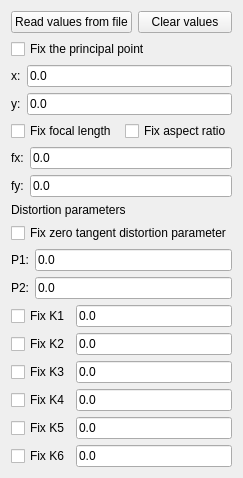
                        <widget class="QWidget" name="_inspectIntrinsicCamera2Tab">
                         <attribute name="title">
                          <string>Camera #2</string>
                         </attribute>
                         <layout class="QVBoxLayout" name="verticalLayout_11">
                          <item>
                           <layout class="QHBoxLayout" name="horizontalLayout_18">
                            <item>
                             <widget class="QPushButton" name="_intrinsicReadFromFileBtnR">
                              <property name="text">
                               <string>Read values from file</string>
                              </property>
                             </widget>
                            </item>
                            <item>
                             <widget class="QPushButton" name="_intrinsicClearValsBtnR">
                              <property name="text">
                               <string>Clear values</string>
                              </property>
                             </widget>
                            </item>
                           </layout>
                          </item>
                          <item>
                           <widget class="QCheckBox" name="_fixPrincipalPoint_CB_CR">
                            <property name="text">
                             <string>Fix the principal point</string>
                            </property>
                           </widget>
                          </item>
                          <item>
                           <layout class="QHBoxLayout" name="horizontalLayout_21">
                            <item>
                             <widget class="QLabel" name="label_14">
                              <property name="text">
                               <string>x:</string>
                              </property>
                             </widget>
                            </item>
                            <item>
                             <widget class="QLineEdit" name="_fixPrincipalPoint_VALx_CR">
                              <property name="text">
                               <string>0.0</string>
                              </property>
                             </widget>
                            </item>
                           </layout>
                          </item>
                          <item>
                           <layout class="QHBoxLayout" name="horizontalLayout_22">
                            <item>
                             <widget class="QLabel" name="label_15">
                              <property name="text">
                               <string>y:</string>
                              </property>
                             </widget>
                            </item>
                            <item>
                             <widget class="QLineEdit" name="_fixPrincipalPoint_VALy_CR">
                              <property name="text">
                               <string>0.0</string>
                              </property>
                             </widget>
                            </item>
                           </layout>
                          </item>
                          <item>
                           <layout class="QHBoxLayout" name="horizontalLayout_24">
                            <item>
                             <widget class="QCheckBox" name="_fixFocalLength_CB_CR">
                              <property name="text">
                               <string>Fix focal length</string>
                              </property>
                             </widget>
                            </item>
                            <item>
                             <widget class="QCheckBox" name="_fixAspectRatio_CB_CR">
                              <property name="text">
                               <string>Fix aspect ratio</string>
                              </property>
                             </widget>
                            </item>
                           </layout>
                          </item>
                          <item>
                           <layout class="QHBoxLayout" name="horizontalLayout_25">
                            <item>
                             <widget class="QLabel" name="label_18">
                              <property name="text">
                               <string>fx:</string>
                              </property>
                             </widget>
                            </item>
                            <item>
                             <widget class="QLineEdit" name="_fixFocalLength_VALx_CR">
                              <property name="text">
                               <string>0.0</string>
                              </property>
                             </widget>
                            </item>
                           </layout>
                          </item>
                          <item>
                           <layout class="QHBoxLayout" name="horizontalLayout_28">
                            <item>
                             <widget class="QLabel" name="label_19">
                              <property name="text">
                               <string>fy:</string>
                              </property>
                             </widget>
                            </item>
                            <item>
                             <widget class="QLineEdit" name="_fixFocalLength_VALy_CR">
                              <property name="text">
                               <string>0.0</string>
                              </property>
                             </widget>
                            </item>
                           </layout>
                          </item>
                          <item>
                           <widget class="QLabel" name="label_21">
                            <property name="text">
                             <string>Distortion parameters</string>
                            </property>
                           </widget>
                          </item>
                          <item>
                           <widget class="QCheckBox" name="_fixZeroTangentDistortion_CB_CR">
                            <property name="text">
                             <string>Fix zero tangent distortion parameter</string>
                            </property>
                           </widget>
                          </item>
                          <item>
                           <layout class="QHBoxLayout" name="horizontalLayout_29">
                            <item>
                             <widget class="QLabel" name="label_22">
                              <property name="text">
                               <string>P1:</string>
                              </property>
                             </widget>
                            </item>
                            <item>
                             <widget class="QLineEdit" name="_fix_P1_VAL_CR">
                              <property name="text">
                               <string>0.0</string>
                              </property>
                             </widget>
                            </item>
                           </layout>
                          </item>
                          <item>
                           <layout class="QHBoxLayout" name="horizontalLayout_30">
                            <item>
                             <widget class="QLabel" name="label_23">
                              <property name="text">
                               <string>P2:</string>
                              </property>
                             </widget>
                            </item>
                            <item>
                             <widget class="QLineEdit" name="_fix_P2_VAL_CR">
                              <property name="text">
                               <string>0.0</string>
                              </property>
                             </widget>
                            </item>
                           </layout>
                          </item>
                          <item>
                           <layout class="QHBoxLayout" name="horizontalLayout_39">
                            <item>
                             <widget class="QCheckBox" name="_fix_K1_CB_CR">
                              <property name="text">
                               <string>Fix K1</string>
                              </property>
                             </widget>
                            </item>
                            <item>
                             <widget class="QLineEdit" name="_fix_K1_VAL_CR">
                              <property name="text">
                               <string>0.0</string>
                              </property>
                             </widget>
                            </item>
                           </layout>
                          </item>
                          <item>
                           <layout class="QHBoxLayout" name="horizontalLayout_40">
                            <item>
                             <widget class="QCheckBox" name="_fix_K2_CB_CR">
                              <property name="text">
                               <string>Fix K2</string>
                              </property>
                             </widget>
                            </item>
                            <item>
                             <widget class="QLineEdit" name="_fix_K2_VAL_CR">
                              <property name="text">
                               <string>0.0</string>
                              </property>
                             </widget>
                            </item>
                           </layout>
                          </item>
                          <item>
                           <layout class="QHBoxLayout" name="horizontalLayout_41">
                            <item>
                             <widget class="QCheckBox" name="_fix_K3_CB_CR">
                              <property name="text">
                               <string>Fix K3</string>
                              </property>
                             </widget>
                            </item>
                            <item>
                             <widget class="QLineEdit" name="_fix_K3_VAL_CR">
                              <property name="text">
                               <string>0.0</string>
                              </property>
                             </widget>
                            </item>
                           </layout>
                          </item>
                          <item>
                           <layout class="QHBoxLayout" name="horizontalLayout_42">
                            <item>
                             <widget class="QCheckBox" name="_fix_K4_CB_CR">
                              <property name="text">
                               <string>Fix K4</string>
                              </property>
                             </widget>
                            </item>
                            <item>
                             <widget class="QLineEdit" name="_fix_K4_VAL_CR">
                              <property name="text">
                               <string>0.0</string>
                              </property>
                             </widget>
                            </item>
                           </layout>
                          </item>
                          <item>
                           <layout class="QHBoxLayout" name="horizontalLayout_43">
                            <item>
                             <widget class="QCheckBox" name="_fix_K5_CB_CR">
                              <property name="text">
                               <string>Fix K5</string>
                              </property>
                             </widget>
                            </item>
                            <item>
                             <widget class="QLineEdit" name="_fix_K5_VAL_CR">
                              <property name="text">
                               <string>0.0</string>
                              </property>
                             </widget>
                            </item>
                           </layout>
                          </item>
                          <item>
                           <layout class="QHBoxLayout" name="horizontalLayout_44">
                            <item>
                             <widget class="QCheckBox" name="_fix_K6_CB_CR">
                              <property name="text">
                               <string>Fix K6</string>
                              </property>
                             </widget>
                            </item>
                            <item>
                             <widget class="QLineEdit" name="_fix_K6_VAL_CR">
                              <property name="text">
                               <string>0.0</string>
                              </property>
                             </widget>
                            </item>
                           </layout>
                          </item>
                         </layout>
                        </widget>
